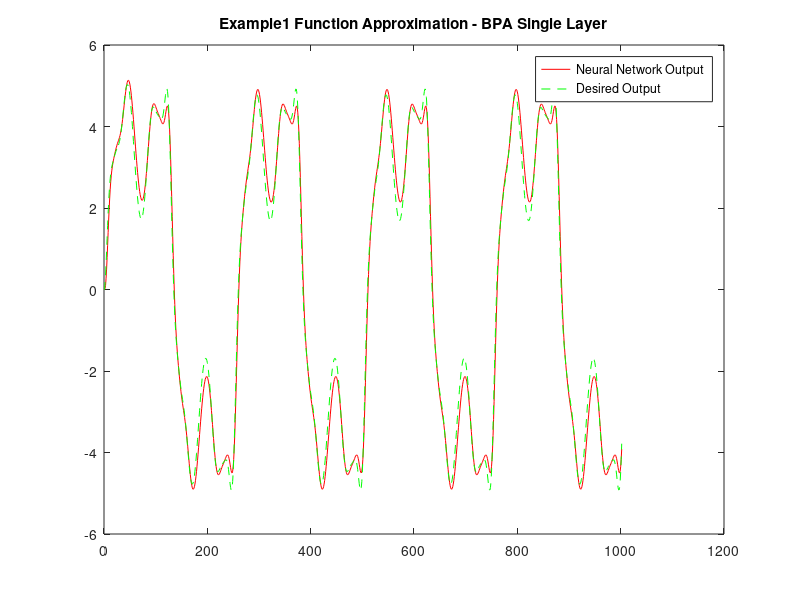

Recreate this plot in MATLAB.
clc;close all;clear all;
a = 1; b = 1;
m0 = 1;
m1 = 10;
m2 = 1;
w1 = rand(m1,m0+1);%20 x 3
w2 = rand(m2,m1+1);%10 x 21
eta1 = 0.1;
n = 0:1000;

for k=1:length(n)

    
        u = -1 + 2.*rand(1);
        p = [1;u];
          
        %FORWARD PASS
        v1 = w1*p;%20 x 1 
        phi_v1 = a*tanh(b*v1); %20 x 1
        y1_k = [1 ; phi_v1];%21 x 1
        v2 = w2*y1_k; %10 x 1
        y2 = v2 ;
        E = 0.6*sin(pi*u) + 0.3*sin(3*pi*u) + 0.1*sin(5*pi*u)- y2;
        phi_v2_diff = 1;
        phi_v1_diff = a*(1 - phi_v1.^2); % 20 x 1
   
        %BACKWARD PASS
    
        delta2 = E.*phi_v2_diff; % 1 x 1   
        delta_w2 = eta1.*delta2*(y1_k)'; % 1 x 11
        delta1 = (w2(:,2:length(w2))'*delta2).*(phi_v1_diff); 
        delta_w1 = eta1.*delta1*(p)';
        %delta1 = (w2(:,2:length(w2))'*delta2).*(phi_v1_diff);
        %delta_w1 = eta1.*delta1*(p)';
        
        %ERROR CALCULATION AND WEIGHT UPDATION
        
        w1 = w1 + delta_w1;
        w2 = w2 + delta_w2;

end

yp = [0;0];
ym = [0;0];

for k = 1:length(n)
    
        u = sin(2*pi*k/250);
        p = [1;u];

        y1 = 0.3*yp(end) + 0.6*yp(end-1) +0.6*sin(pi*u) + 0.3*sin(3*pi*u) + 0.1*sin(5*pi*u);
        
        %FORWARD PASS
        v1 = w1*p;%20 x 1 
        phi_v1 = a*tanh(b*v1); %20 x 1
        y1_k = [1 ; phi_v1];%21 x 1
        v2 = w2*y1_k; %10 x 
        y2 = (v2)+ 0.3*yp(end) + 0.6*yp(end-1);
        
        yp = [yp;y1];
        ym = [ym;y2];

end

K = 0:length(n)+1;
figure;
plot(K,ym,'-r',K,yp,'--g')
legend('Neural Network Output', 'Desired Output');
title('Example1 Function Approximation - BPA Single Layer');
g=var(yp(3:end)-ym(3:end));
h=var(yp(3:end));
perf=(1-(g/h))*100;
disp(perf)
mse = sum((yp(3:end)-ym(3:end)).^2)/(length(yp(3:end)));
disp(mse);
